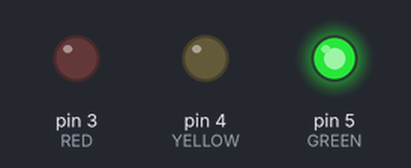
A sketch run on a simulated Arduino Uno, built with avr-gcc and run on an emulated ATmega328P. Shown: output pins drawn as LEDs (lit = HIGH).

Above: at 2.5 s.
At 10.1 s:
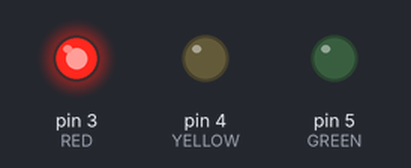
At 13.6 s:
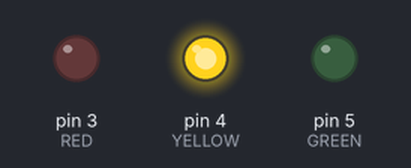
Timing chart, 0 to 19.8 s (numbered marks = the images above):
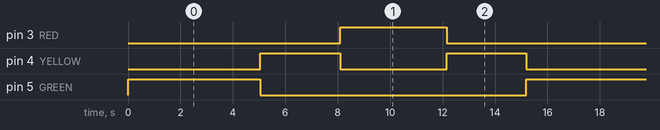

Measured:
- by itself, pin 3 (RED): alternates HIGH for 4.1 s and LOW for 11.2 s
- by itself, pin 4 (YELLOW): repeats every 15.2 s: LOW 4.1 s, HIGH 3.1 s, LOW 5.1 s, HIGH 3.1 s
- by itself, pin 5 (GREEN): alternates HIGH for 5.1 s and LOW for 10.2 s

The sketch:

LED-TrafficLight-GYRYG.ino
```cpp
// MAFTUH SIROJ HAMDANI
// 2412050

int GREEN = 5;
int YELLOW = 4;
int RED = 3;

int DELAY_GREEN  = 5050;  // menggunakan 2 digit NIM dari belakang
int DELAY_YELLOW = 3050;  // menggunakan 2 digit NIM dari belakang
int DELAY_RED    = 4050;  // menggunakan 2 digit NIM dari belakang


// basic functions
void setup()
{
  pinMode(GREEN, OUTPUT);
  pinMode(YELLOW, OUTPUT);
  pinMode(RED, OUTPUT);
}

void loop()
{
  green_light();
  delay(DELAY_GREEN);

  yellow_light();
  delay(DELAY_YELLOW);

  red_light();
  delay(DELAY_RED);

  yellow_light();
  delay(DELAY_YELLOW);
}

void green_light()
{
  digitalWrite(GREEN, HIGH);
  digitalWrite(YELLOW, LOW);
  digitalWrite(RED, LOW);
}

void yellow_light()
{
  digitalWrite(GREEN, LOW);
  digitalWrite(YELLOW, HIGH);
  digitalWrite(RED, LOW);
}

void red_light()
{
  digitalWrite(GREEN, LOW);
  digitalWrite(YELLOW, LOW);
  digitalWrite(RED, HIGH);
}
```
